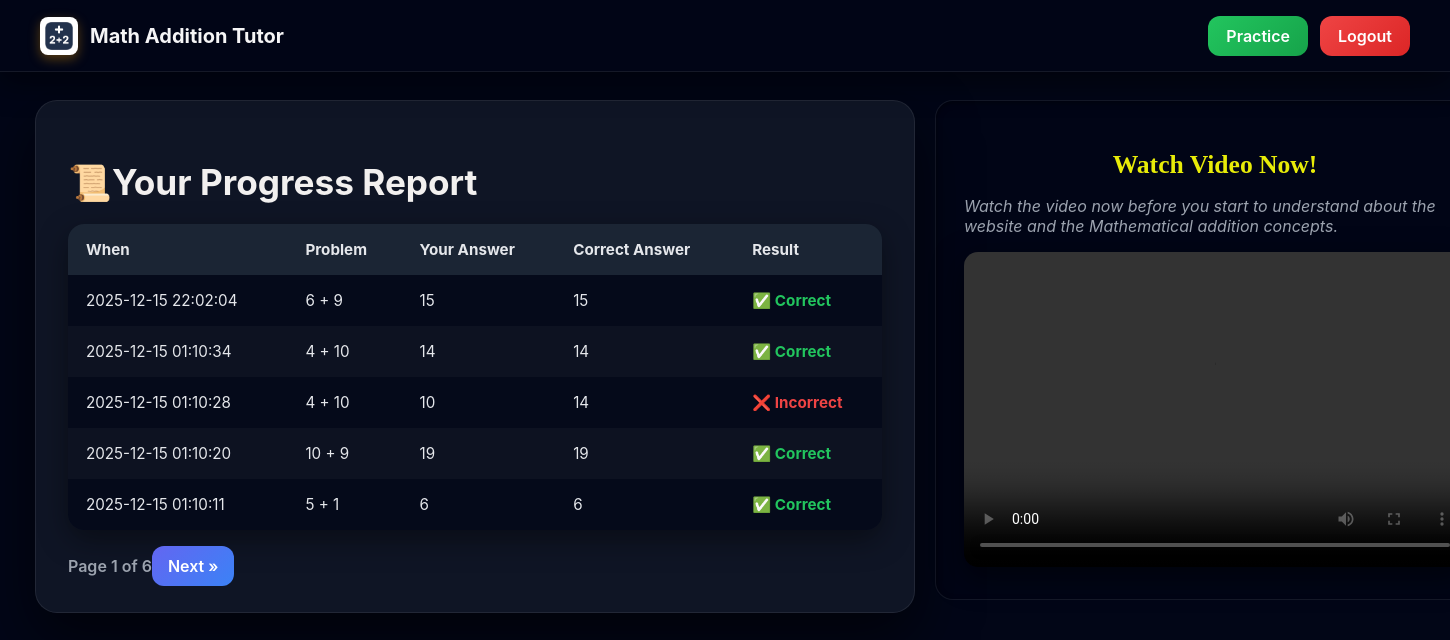
The app's page / (signed in) with its own data.
### app.py (models this page shows)
class Attempt(db.Model):
    id = db.Column(db.Integer, primary_key=True)
    user_id = db.Column(db.Integer, db.ForeignKey('user.id'), nullable=False)
    a = db.Column(db.Integer, nullable=False)
    b = db.Column(db.Integer, nullable=False)
    student_answer = db.Column(db.Integer, nullable=False)
    correct_answer = db.Column(db.Integer, nullable=False)
    is_correct = db.Column(db.Boolean, nullable=False)
    timestamp = db.Column(db.DateTime, default=db.func.current_timestamp())

### app.py (the view)
@app.route('/')
@login_required
def dashboard():
    page = request.args.get('page', 1, type=int)
    per_page = 10
    pagination = (
        Attempt.query.filter_by(user_id=current_user.id)
        .order_by(Attempt.timestamp.desc())
        .paginate(page=page, per_page=5, error_out=False)
    )
    return render_template(
        'dashboard.html',
        attempts=pagination.items,
        pagination=pagination,
    )

### app.py (called while the page is built)
@login_manager.user_loader
def load_user(user_id):
    return User.query.get(int(user_id))

### templates/dashboard.html (shortened to what this page needs)
{% extends "base.html" %}
{% block content %}
<div class="navbar">
  <div class="nav-left">
  <img src="{{ url_for('static', filename='assets/logo.png') }}" class="nav-logo" alt="Logo">
  <a href="{{ url_for('dashboard') }}">
    <span class="nav-title">Math Addition Tutor</span>
  </a>
</div>
  <div class="nav-right">
    <a href="{{ url_for('index') }}" class="btn-pmore-icon">Practice</a>
    <a href="{{ url_for('logout') }}" class="btn-logout-icon">Logout</a>
  </div>
</div>
<div class="main-container">
<div class="dashboard-container">
  <h1>📜Your Progress Report</h1>
  {% if attempts %}
  <table class="attempt-table">
    <thead>
      <tr>
        <th>When</th>
        <th>Problem</th>
        <th>Your Answer</th>
        <th>Correct Answer</th>
        <th>Result</th>
      </tr>
    </thead>
    <tbody>
      {% for attempt in attempts %}
      <tr>
        <td>{{ attempt.timestamp.strftime('%Y-%m-%d %H:%M:%S') if attempt.timestamp else '' }}</td>
        <td>{{ attempt.a }} + {{ attempt.b }}</td>
        <td>{{ attempt.student_answer }}</td>
        <td>{{ attempt.correct_answer }}</td>
        <td class="{{ 'correct' if attempt.is_correct else 'incorrect' }}">
          {{ "✅ Correct" if attempt.is_correct else "❌ Incorrect" }}
        </td>
      </tr>
      {% endfor %}
    </tbody>
  </table>
  <div class="pagination">
    <div>Page {{ pagination.page }} of {{ pagination.pages or 1 }}</div>
    <div>
      {% if pagination.has_next %}
        <a href="{{ url_for('dashboard', page=pagination.next_num) }}">Next »</a>
      {% endif %}
    </div>
  </div>
  {% else %}
    <p>No attempts yet. Try a problem first!</p>
  {% endif %}
</div>
<div class="video-section">
    <h2 class="video-text-tag">Watch Video Now!</h2>
    <p class="video-text-demo">Watch the video now before you start to understand about the website and the Mathematical addition concepts. </p>
    <video width="100%" height="315" controls>
      <source src="{{ url_for('static', filename='assets/demo.mp4') }}" type="video/mp4" />
    </video>
  </div>
  </div>
{% endblock %}

### templates/base.html (shortened to what this page needs)
<!DOCTYPE html>
<html>
  <head>
  </head>
  <body>
     {% block content %}{% endblock %}
  </body>
</html>

### templates/base.html (style rules this page uses)
body { font-family: Arial; max-width: 600px; margin: 40px auto; padding: 0 20px; }

### templates/dashboard.html (style rules this page uses)
*, *::before, *::after { box-sizing: border-box; }
body { background: radial-gradient(circle at top, #020617, #020617); font-family: 'Inter', sans-serif; color: #e5e7eb; }
.main-container { margin-top: 100px; width: 100rem; display: flex; justify-content: center; align-items: flex-start; gap: 20px; margin-left: -30rem; }
.dashboard-container { width: 55rem; max-width: 55rem; padding: 36px 32px; background: rgba(17, 24, 39, 0.9); backdrop-filter: blur(14px); border-radius: 22px; box-shadow: 0 25px 60px rgba(0,0,0,0.6); border: 1px solid rgba(255,255,255,0.08); display: flex; justify-content: space-between; align-items: center; margin-bottom: 30px; flex-wrap: wrap; }
.video-section { width: 35rem; margin-top: 0; padding: 28px; background: rgba(2, 6, 23, 0.75); border-radius: 18px; border: 1px solid rgba(255,255,255,0.08); box-shadow: inset 0 2px 6px rgba(0,0,0,0.4); }
h1 { font-size: 2.2em; font-weight: 700; color: #f2f0ef; margin-bottom: 20px; }
.btn-pmore-icon { padding: 10px 18px; background: linear-gradient(135deg, #22c55e, #16a34a); color: white !important; border-radius: 12px; text-decoration: none; font-weight: 600; transition: 0.25s ease; }
.btn-logout-icon { padding: 10px 18px; background: linear-gradient(135deg, #ef4444, #dc2626); color: white !important; border-radius: 12px; text-decoration: none; font-weight: 600; transition: 0.25s ease; }
.attempt-table { width: 100%; border-collapse: collapse; border-radius: 16px; overflow: hidden; background: rgba(2, 6, 23, 0.7); box-shadow: 0 10px 30px rgba(0,0,0,0.4); }
.attempt-table thead { background: rgba(31, 41, 55, 0.9); }
.attempt-table th, .attempt-table td { padding: 16px 18px; text-align: left; font-size: 0.95em; }
.attempt-table th { color: #e5e7eb; font-weight: 700; }
.attempt-table tr:nth-child(even) { background: rgba(255,255,255,0.03); }
.correct { color: #22c55e; font-weight: 700; }
.incorrect { color: #ef4444; font-weight: 700; }
.pagination { margin-top: 26px; display: flex; justify-content: space-between; align-items: center; font-weight: 600; color: #9ca3af; }
.video-text-tag { align-items: center; display: flex; justify-content: space-around; }
.pagination a { padding: 10px 16px; background: linear-gradient(135deg, #6366f1, #3b82f6); color: white; border-radius: 12px; text-decoration: none; transition: 0.25s ease; }
.video-section h2 { font-size: 1.6em; font-family: Georgia; margin-bottom: 10px; color: #e8ec08; font-weight: bold; }
.video-section p { margin-bottom: 16px; color: #9ca3af; }
video { border-radius: 14px; box-shadow: 0 10px 30px rgba(0,0,0,0.5); }
.video-text-demo { color: #e5e7eb; font-style: italic; }
.navbar { position: fixed; top: 0; left: 0; width: 100%; height: 72px; background: rgba(2, 6, 23, 0.9); backdrop-filter: blur(12px); border-bottom: 1px solid rgba(255,255,255,0.08); display: flex; justify-content: space-between; align-items: center; padding: 0 40px; z-index: 1000; box-shadow: 0 10px 30px rgba(0,0,0,0.5); }
.nav-left { display: flex; align-items: center; gap: 12px; }
.nav-logo { width: 38px; height: 38px; border-radius: 8px; background: white; box-shadow: 0 4px 12px rgba(218, 139, 11, 0.4); }
.nav-title { font-size: 20px; font-weight: 700; color: #f5f5f6; text-decoration: none; }
.nav-right { display: flex; gap: 12px; }
.nav-left a { text-decoration: none; }

### records on screen
Attempt: timestamp "2025-12-15 22:02:04", a "6", b "9", student_answer "15", correct_answer "15", is_correct "✅ Correct"
Attempt: timestamp "2025-12-15 01:10:34", a "4", b "10", student_answer "14", correct_answer "14", is_correct "✅ Correct"
Attempt: timestamp "2025-12-15 01:10:28", a "4", b "10", student_answer "10", correct_answer "14", is_correct "❌ Incorrect"
Attempt: timestamp "2025-12-15 01:10:20", a "10", b "9", student_answer "19", correct_answer "19", is_correct "✅ Correct"
Attempt: timestamp "2025-12-15 01:10:11", a "5", b "1", student_answer "6", correct_answer "6", is_correct "✅ Correct"

### other values on screen
{{ pagination.page }} "1"
{{ pagination.pages or 1 }} "6"
